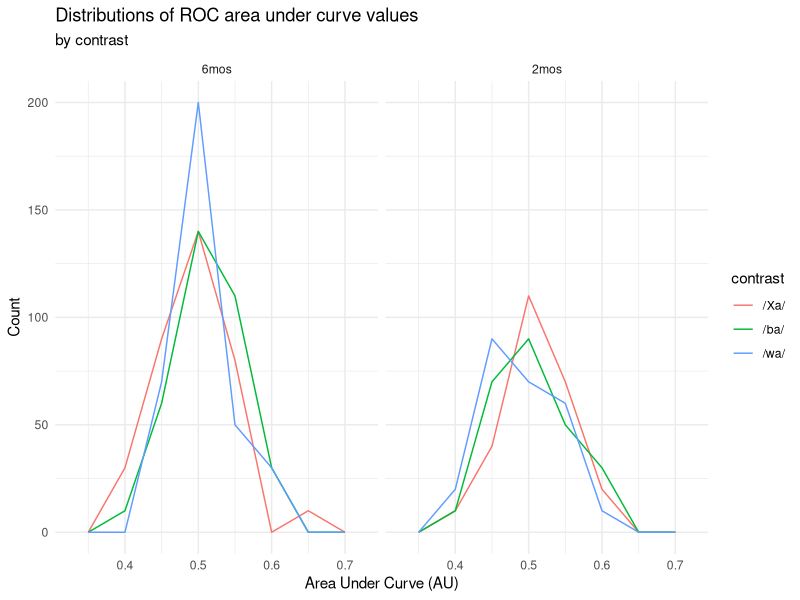
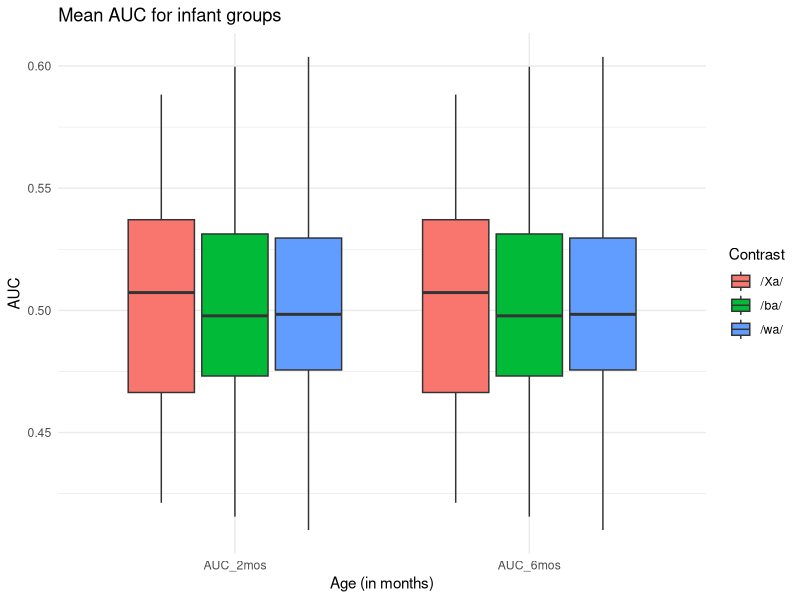
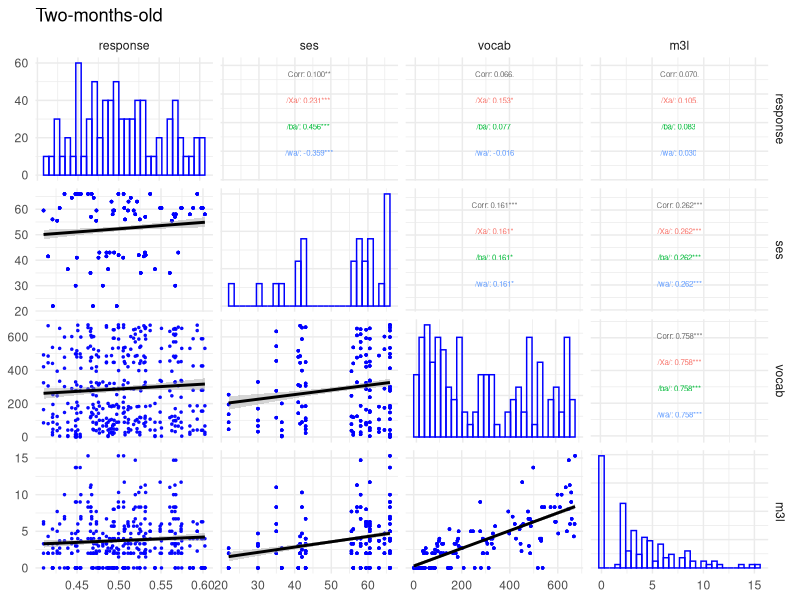
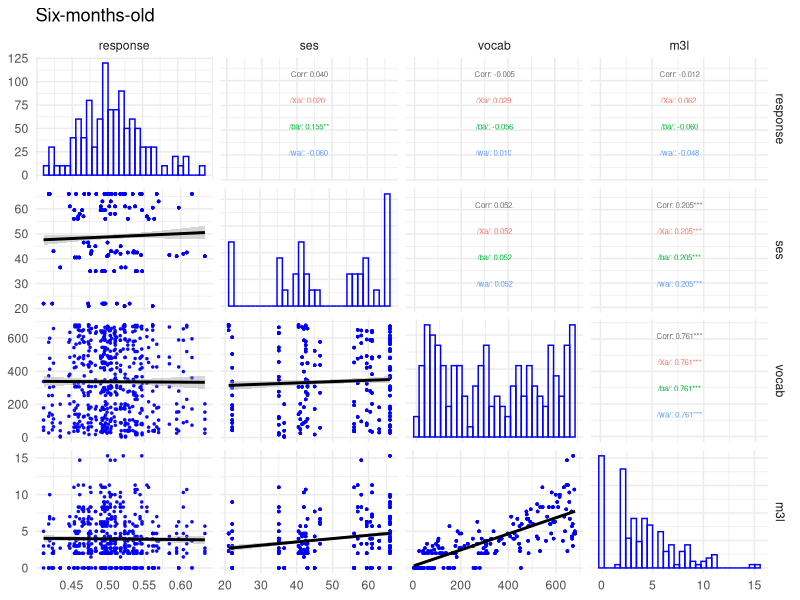

Write R code to recreate these figures, in order. (Note: this script raises an error after producing the figures.)
## ---- chunk 1
knitr::opts_chunk$set(echo = TRUE)
## ---- chunk 2
library(tidyverse)
ds <- read_csv("auc_55_liblinear_Individual-RM.csv", 
    col_types = cols(X1 = col_skip(), contrast = col_factor(levels = c("ba_vs_wa", 
        "standard_vs_ba", "standard_vs_wa")), 
        gender = col_factor(levels = c("F", "M")), 
        group = col_factor(levels = c("6mos", "2mos"))))

## ---- chunk 3
ds <- ds %>% as_tibble() %>% mutate(
  scale.ses = scale(ses, center = 0),
  scale.cdiAge = scale(cdiAge, center = 0), 
  cdi.age = factor(cdiAge, levels = c(18, 21, 24, 27, 30)),
  contrast = fct_recode(contrast,
                      "/ba/" = "standard_vs_ba",
                      "/wa/" = "standard_vs_wa",
                      "/Xa/" = "ba_vs_wa"))
str(ds)
## ---- chunk 4
arrange(ds, contrast, subject, cdiAge)
ds.long <- ds %>% pivot_longer(
  cols = starts_with("AUC"),
  names_to = "type",
  values_to = "response",
  values_drop_na = TRUE
)

## ---- chunk 5
ds.long %>% group_by(subject, group) %>%
  summarise(n = n_distinct(subject)) %>%
  ungroup() %>%
  group_by(group) %>%
  summarise(n = n())
## ---- chunk 6
ds.long %>% ggplot() +
  geom_freqpoly(mapping = aes(x = response, color = contrast), binwidth = 0.05) +
  facet_wrap(~group) +
  theme_minimal() +
  labs(title = "Distributions of ROC area under curve values",
         subtitle = "by contrast",
         x = "Area Under Curve (AU)",
         y = "Count")

## ---- chunk 7
ds.auc_rm <- ds.long %>% filter(simmInclude == 1) 
bp.auc <- ggplot(data = ds.auc_rm,
                 mapping = aes(x=reorder(type, response, FUN = median),
                               y=response, fill=contrast)) +
  geom_boxplot() +
  labs(title = "Mean AUC for infant groups", 
         x = "Age (in months)",
         y = "AUC",
         fill = "Contrast") +
  theme_minimal()
bp.auc
## ---- chunk 8
# Data vectors
xa2  <- ds %>% filter(simmInclude == 1, contrast == "/Xa/", group == "2mos") %>% 
  distinct(subject, .keep_all = TRUE) %>% 
  select("AUC_2mos")
xa6  <- ds %>% filter(simmInclude == 1, contrast == "/Xa/", group == "6mos") %>% 
  distinct(subject, .keep_all = TRUE) %>% 
  select("AUC_6mos")
(res <- wilcox.test(xa2$AUC_2mos, xa6$AUC_6mos, 
                    alternative = c("greater"), paired = TRUE))
## ---- chunk 9
library(GGally) 
library(psych)
ds.filt <- filter(ds, group == "2mos")
(describeBy(ds.filt$AUC_2mos, list(ds.filt$contrast), digits = 2, mat = TRUE)) 
pm2 <-
  ggpairs(
    ds.long %>% filter(group == "2mos"),
    columns = c("response", "ses", "vocab", "m3l"),
    progress = FALSE,
    upper = list(
      continuous = wrap("cor", size = 2),
      mapping = aes(color=contrast)
    ),
    diag = list(
      continuous = wrap("barDiag", alpha = 0, color="blue")
    ),
    lower = list(
      continuous = wrap("smooth", alpha = 0.7, color = "blue", size = .5)),
    title = "Two-months-old"
  )

pm2 +
  theme_minimal() 
## ---- chunk 10

ds.filt <- filter(ds, group == "6mos")
(describeBy(ds.filt$AUC_6mos, list(ds.filt$contrast), digits = 2, mat = TRUE)) 

pm6 <-
  ggpairs(
    ds.long %>% filter(group == "6mos"),
    columns = c("response", "ses", "vocab", "m3l"),
    progress = FALSE,
    upper = list(
      continuous = wrap("cor", size = 2),
      mapping = aes(color=contrast)
    ),
    diag = list(
      continuous = wrap("barDiag", alpha = 0, color="blue")
    ),
    lower = list(
      continuous = wrap("smooth", alpha = 0.7, color = "blue", size = .5)),
    title = "Six-months-old",
)

pm6 +
  theme_minimal()
## ---- chunk 11
library(ggthemes)
sp.ses <- ggplot(data = ds, aes(x = cdi.age,
                                 y = vocab, group = subjId, color = ses.scale))
sp.ses+geom_line(size = .8, alpha = .5) +
  stat_smooth(aes(group = 1), method = "lm", se = TRUE, 
              size = 1, show.legend = FALSE) +
  stat_summary(aes(group = 1), geom = "point", fun.y = mean, shape = 18, 
               size = 3, show.legend = FALSE) +
  labs(title = "Language outcome", 
       subtitle = "Regression line ± error",
       x = "Age (in months)",
       y = "Vocabulary size",
       color = "SES") +
  theme_classic() + 
  theme(axis.title.y = element_text(face = "bold", angle = 90),
        axis.title.x = element_text(face = "bold"))

## ---- chunk 12
sp.auc <- ggplot(data = ds, aes(x = cdi.age,
                                 y = vocab, group = subjId, color = auc))
sp.auc+geom_line(size = .8, alpha = .5) +
  stat_smooth(aes(group = 1), method = "lm", se = TRUE, 
              size = 1, show.legend = FALSE) +
  stat_summary(aes(group = 1), geom = "point", fun.y = mean, shape = 18, 
               size = 3, show.legend = FALSE) +
  labs(title = "Language outcome", 
       subtitle = "Regression line ± error",
       x = "Age (in months)",
       y = "Vocabulary size",
       color = "AUC") +
  theme_classic() + 
  theme(axis.title.y = element_text(face = "bold", angle = 90),
        axis.title.x = element_text(face = "bold"))
## ---- chunk 13
vocab <- dplyr::select(ds, c(auc, age, subjId, ses, gender, headSize,
                       maternalEdu, maternalEthno, maternalHscore,
                       paternalEdu, paternalEthno, paternalHscore,
                       birthWeight, cdiAge, vocab))
vocab.fit <- lm(vocab~.-subjId, data = vocab, 
                contrasts = contr.helmert(vocab$maternalEthno))
summary(vocab.fit)
par(mfrow = c(2,2))
plot(vocab.fit)
## ---- chunk 14
library(lme4)
library(arm)
vocab.null <- lmer (vocab ~ 1 + (1 | subjId), data = vocab)
display(vocab.null)
summary(vocab.null)
## ---- chunk 15
vocab.lm1 <- lmer(vocab ~ cdiAge*ses+age:auc +
                     (0+cdiAge | subjId), 
                 data = vocab)
display(vocab.lm1)
summary(vocab.lm1)
## ---- chunk 16
vocab.lm2 <- lmer(vocab ~ cdiAge*ses+age:auc +
                     (1+cdiAge | subjId), 
                 data = vocab)
display(vocab.lm2)
summary(vocab.lm2)
## ---- chunk 17
vocab.lm3 <- lmer(vocab ~ cdiAge*ses+age:auc + 
                     cdiAge + (cdiAge || subjId), 
                 data = vocab)
display(vocab.lm3)
summary(vocab.lm3)
## ---- chunk 18
library("afex") # needed for mixed() and attaches lme4 automatically.
afex_options(emmeans_model = "multivariate")  # ANOVAs involving RM factors, follow-up tests based on the multivariate model are generally preferred to univariate follow-up tests.
set_sum_contrasts()  # orthogonal sum-to-zero contrasts

vocab.aov <- mixed(
  vocab ~ cdiAge * ses + 
      (1+cdiAge | subjId),
  data = vocab,
  method = "LRT",
  expand_re = T
)
summary(vocab.aov)
